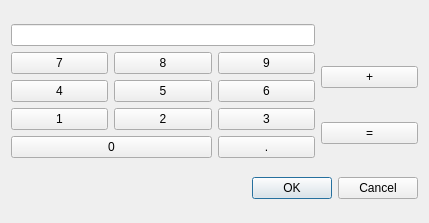
<?xml version="1.0" encoding="UTF-8"?>
<ui version="4.0">
 <class>Calculadora</class>
 <widget class="QDialog" name="Calculadora">
  <property name="geometry">
   <rect>
    <x>0</x>
    <y>0</y>
    <width>429</width>
    <height>223</height>
   </rect>
  </property>
  <property name="maximumSize">
   <size>
    <width>16777215</width>
    <height>16777215</height>
   </size>
  </property>
  <property name="windowTitle">
   <string>Dialog</string>
  </property>
  <layout class="QVBoxLayout" name="verticalLayout">
   <item>
    <layout class="QGridLayout" name="gridDigitos">
     <item row="1" column="0">
      <widget class="QPushButton" name="btnSiete">
       <property name="text">
        <string>7</string>
       </property>
      </widget>
     </item>
     <item row="4" column="2">
      <widget class="QPushButton" name="btnMultiplicar">
       <property name="text">
        <string>.</string>
       </property>
      </widget>
     </item>
     <item row="1" column="1">
      <widget class="QPushButton" name="btnOcho">
       <property name="text">
        <string>8</string>
       </property>
      </widget>
     </item>
     <item row="3" column="1">
      <widget class="QPushButton" name="btnDos">
       <property name="text">
        <string>2</string>
       </property>
      </widget>
     </item>
     <item row="1" column="2">
      <widget class="QPushButton" name="btnNueve">
       <property name="text">
        <string>9</string>
       </property>
      </widget>
     </item>
     <item row="2" column="0">
      <widget class="QPushButton" name="btnCuatro">
       <property name="text">
        <string>4</string>
       </property>
      </widget>
     </item>
     <item row="4" column="0" colspan="2">
      <widget class="QPushButton" name="btnZero">
       <property name="text">
        <string>0</string>
       </property>
      </widget>
     </item>
     <item row="2" column="2">
      <widget class="QPushButton" name="btnSeis">
       <property name="text">
        <string>6</string>
       </property>
      </widget>
     </item>
     <item row="3" column="3" rowspan="2">
      <widget class="QPushButton" name="btnIgual">
       <property name="text">
        <string>=</string>
       </property>
      </widget>
     </item>
     <item row="3" column="0">
      <widget class="QPushButton" name="btnUno">
       <property name="text">
        <string>1</string>
       </property>
      </widget>
     </item>
     <item row="3" column="2">
      <widget class="QPushButton" name="btnTres">
       <property name="text">
        <string>3</string>
       </property>
      </widget>
     </item>
     <item row="2" column="1">
      <widget class="QPushButton" name="btnCinco">
       <property name="text">
        <string>5</string>
       </property>
      </widget>
     </item>
     <item row="1" column="3" rowspan="2">
      <widget class="QPushButton" name="btnSuma">
       <property name="text">
        <string>+</string>
       </property>
      </widget>
     </item>
     <item row="0" column="0" colspan="3">
      <widget class="QLineEdit" name="resultado"/>
     </item>
    </layout>
   </item>
   <item>
    <widget class="QDialogButtonBox" name="buttonBox">
     <property name="orientation">
      <enum>Qt::Horizontal</enum>
     </property>
     <property name="standardButtons">
      <set>QDialogButtonBox::Cancel|QDialogButtonBox::Ok</set>
     </property>
    </widget>
   </item>
  </layout>
 </widget>
 <resources/>
 <connections>
  <connection>
   <sender>buttonBox</sender>
   <signal>accepted()</signal>
   <receiver>Calculadora</receiver>
   <slot>accept()</slot>
   <hints>
    <hint type="sourcelabel">
     <x>248</x>
     <y>254</y>
    </hint>
    <hint type="destinationlabel">
     <x>157</x>
     <y>274</y>
    </hint>
   </hints>
  </connection>
  <connection>
   <sender>buttonBox</sender>
   <signal>rejected()</signal>
   <receiver>Calculadora</receiver>
   <slot>reject()</slot>
   <hints>
    <hint type="sourcelabel">
     <x>316</x>
     <y>260</y>
    </hint>
    <hint type="destinationlabel">
     <x>286</x>
     <y>274</y>
    </hint>
   </hints>
  </connection>
 </connections>
</ui>
